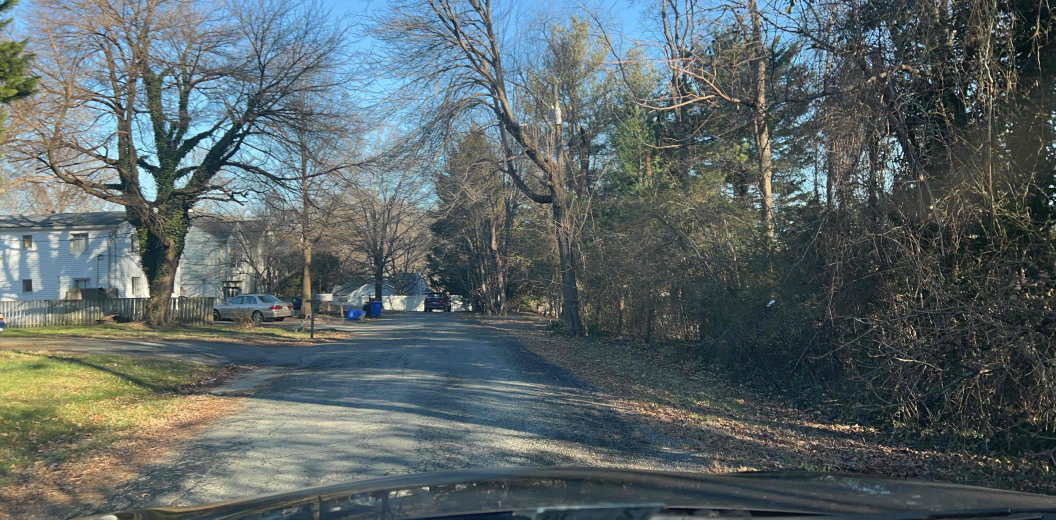
#> input picture Senior Design/Codebase/api/images/104_10173_1672341347045.jpg, 4224 x 2078 px (shown at 1/4 size)
$ python -i optical_flow.py   (imports and definitions only)
#> lines starting #> are read from the running program, lines starting #| are printed output that depends on the picture
import os
os.environ['KMP_DUPLICATE_LIB_OK']='True'
from filterpy.kalman import KalmanFilter
from collections import defaultdict
import numpy as np
from datetime import datetime
import cv2

def list_to_dict(list_of_images):
    d = defaultdict(list)
    for sign in list_of_images:
        d[sign[1]].append(sign)
    sequences_of_images = dict(d)
    return sequences_of_images

def get_filtered_images(list_of_images):
    sequences_of_signs = []
    dict_of_images = list_to_dict(list_of_images)
    for data in dict_of_images.values():
        for i in range(len(data)):
            if len(data) - i < 2:
                image_1, _, _, _, filename1 = data[i]
                sequences_of_signs.append(filename1)
            elif len(data) - i >= 2:
                image_1, detection_class_1, bbox_1, ts_1, filename1 = data[i]
                image_2, detection_class_2, bbox_2, ts_2, filename2 = data[i + 1]
                date_format = "%Y:%m:%d %H:%M:%S"
                ts_1 = datetime.strptime(ts_1, date_format)
                ts_2 = datetime.strptime(ts_2, date_format)
                time_difference = abs(ts_2 - ts_1)
                time_difference_seconds = time_difference.total_seconds()

                avg_vel_vec = optical_flow(image_1, image_2, bbox_1, bbox_2)
                if avg_vel_vec is not None:
                    predicted_roi = predict_points(bbox_2, avg_vel_vec)
                    if len(data) - i > 2 and predicted_roi is not None:
                        if check_roi_match(predicted_roi, data[i + 2][2]):
                            continue
                        else:
                            if time_difference_seconds < 2:
                                continue
                            else:
                                sequences_of_signs.append(filename2)
                    else:
                        sequences_of_signs.append(filename2)
                else:
                    sequences_of_signs.append(filename2)

    return list(set(sequences_of_signs))


# [143 lines left out: functions check_roi_match, optical_flow, predict_points, kalman_filter_velocity, not called in this run]

>>> import cv2
>>> picture = cv2.imread('api/images/104_10173_1672341347045.jpg', cv2.IMREAD_GRAYSCALE)
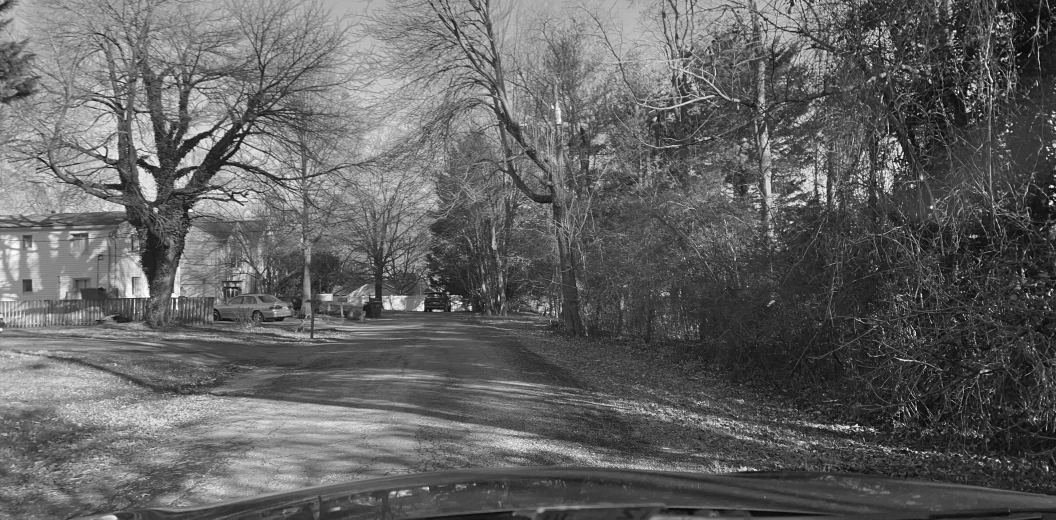
#> picture: shape (2078, 4224) (shown at 1/4 size); min 0, max 255, mean 98.7
>>> result = get_filtered_images(picture)
#> in get_filtered_images, `dict_of_images = list_to_dict(list_of_images)`: dict_of_images = 217 items
#> the loop in get_filtered_images, `for data in dict_of_images.values():` made 1 pass
#> after the loop in get_filtered_images, `for data in dict_of_images.values():`: sequences_of_signs = []
#> (the run stopped early here; a loop or call above may not have finished)

$ run again, on Senior Design/Codebase/api/images/104_10173_1672341382062.jpg
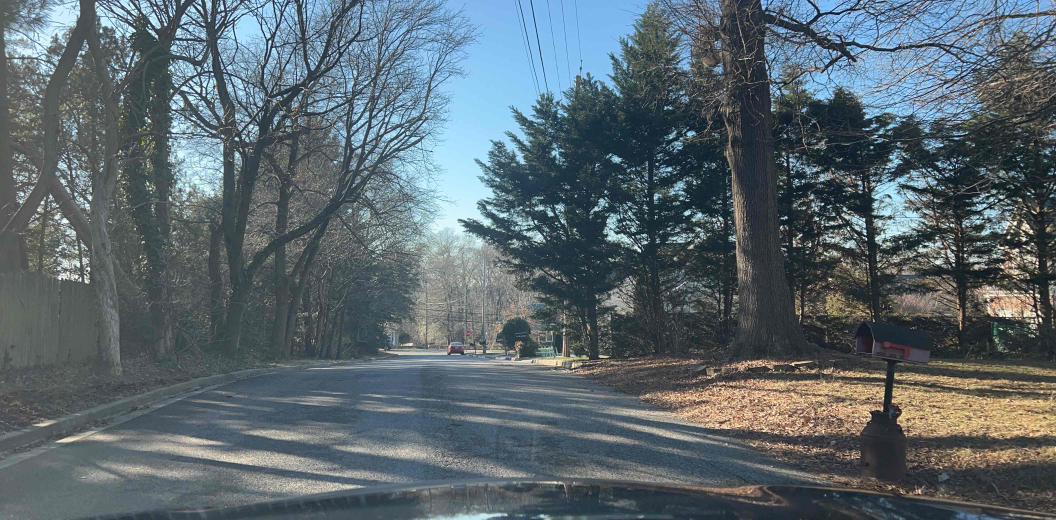
#> input picture Senior Design/Codebase/api/images/104_10173_1672341382062.jpg, 4224 x 2078 px (shown at 1/4 size)
#> `picture = cv2.imread('api/images/104_10173_1672341347045.jpg', cv2.IMR..`:
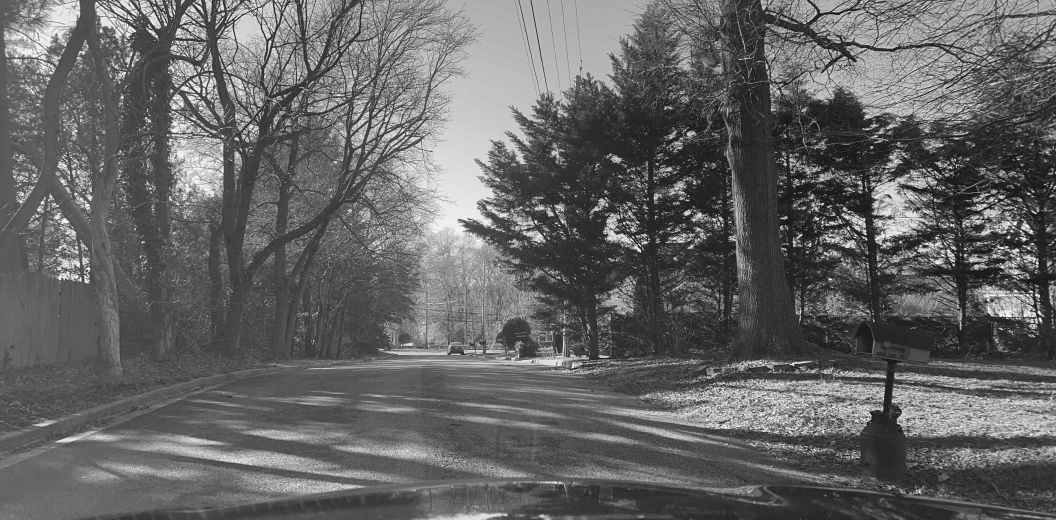
#> picture: shape (2078, 4224) (shown at 1/4 size); min 0, max 255, mean 101
#> dict_of_images = 61 items
#> the loop in get_filtered_images, `for data in dict_of_images.values():` made 1 pass
#> after the loop in get_filtered_images, `for data in dict_of_images.values():`: sequences_of_signs = []

$ run again, on Senior Design/Codebase/api/images/104_10173_1672341391048.jpg
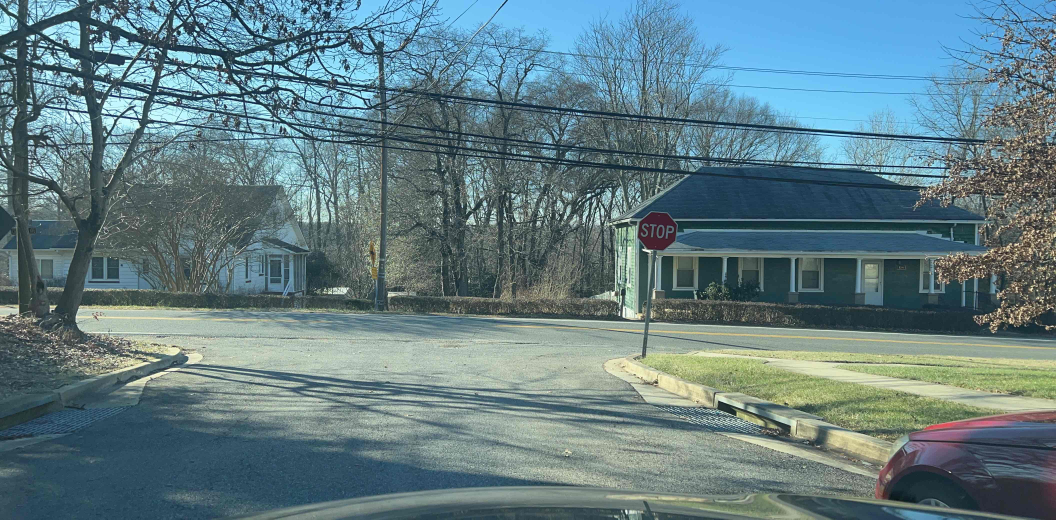
#> input picture Senior Design/Codebase/api/images/104_10173_1672341391048.jpg, 4224 x 2078 px (shown at 1/4 size)
#> `picture = cv2.imread('api/images/104_10173_1672341347045.jpg', cv2.IMR..`:
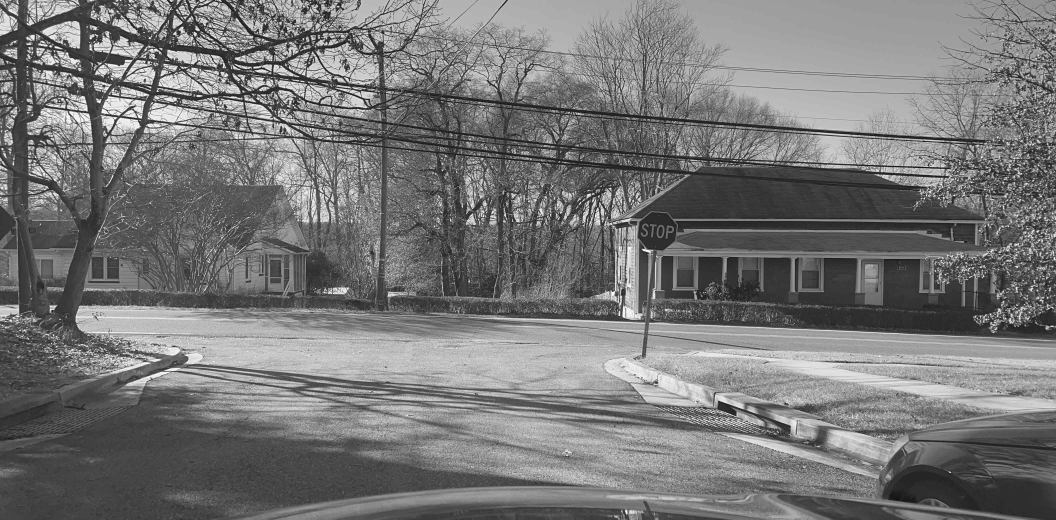
#> picture: shape (2078, 4224) (shown at 1/4 size); min 0, max 255, mean 119
#> dict_of_images = 209 items
#> the loop in get_filtered_images, `for data in dict_of_images.values():` made 1 pass
#> after the loop in get_filtered_images, `for data in dict_of_images.values():`: sequences_of_signs = []

$ run again, on Senior Design/Codebase/api/images/104_10173_1672341393062.jpg
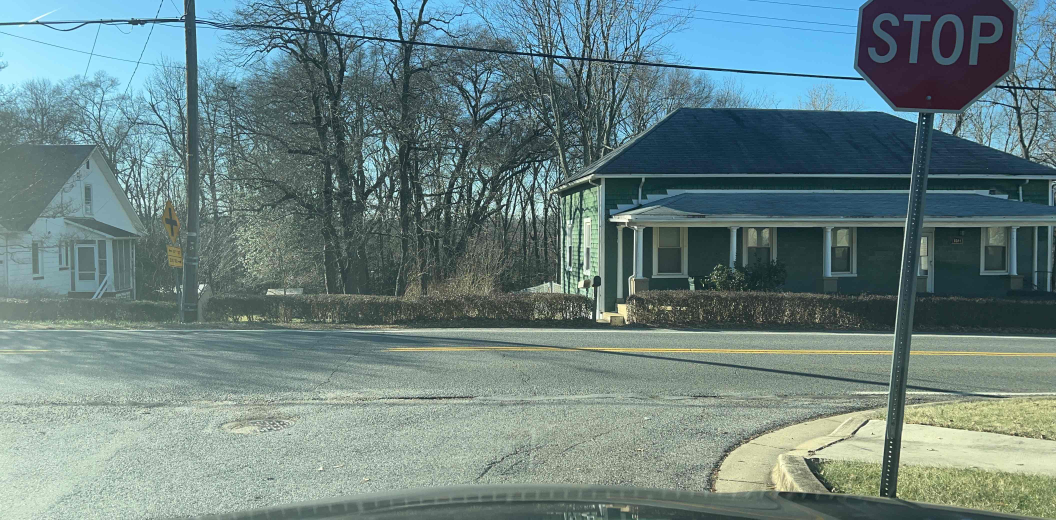
#> input picture Senior Design/Codebase/api/images/104_10173_1672341393062.jpg, 4224 x 2078 px (shown at 1/4 size)
#> `picture = cv2.imread('api/images/104_10173_1672341347045.jpg', cv2.IMR..`:
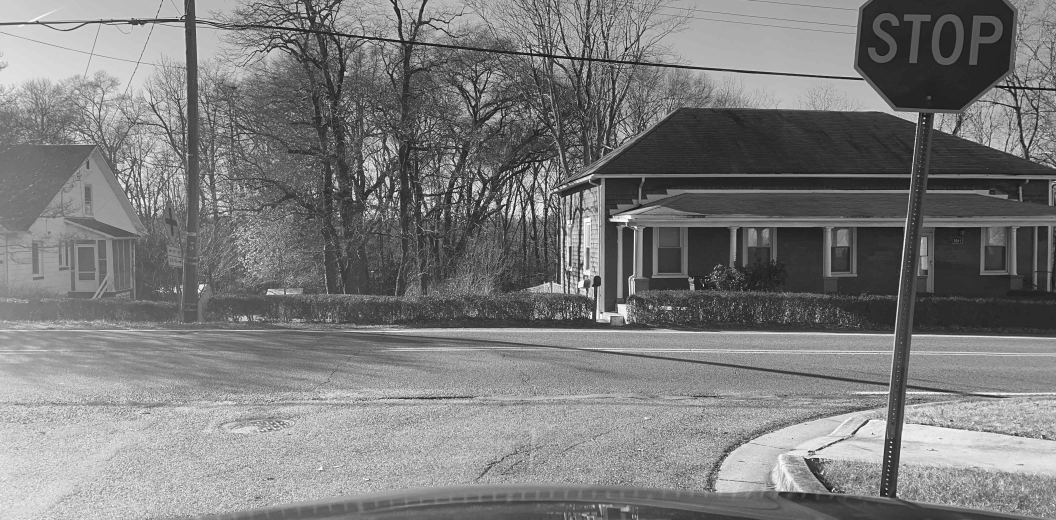
#> picture: shape (2078, 4224) (shown at 1/4 size); min 0, max 255, mean 124.1
#> dict_of_images = 152 items
#> the loop in get_filtered_images, `for data in dict_of_images.values():` made 1 pass
#> after the loop in get_filtered_images, `for data in dict_of_images.values():`: sequences_of_signs = []
